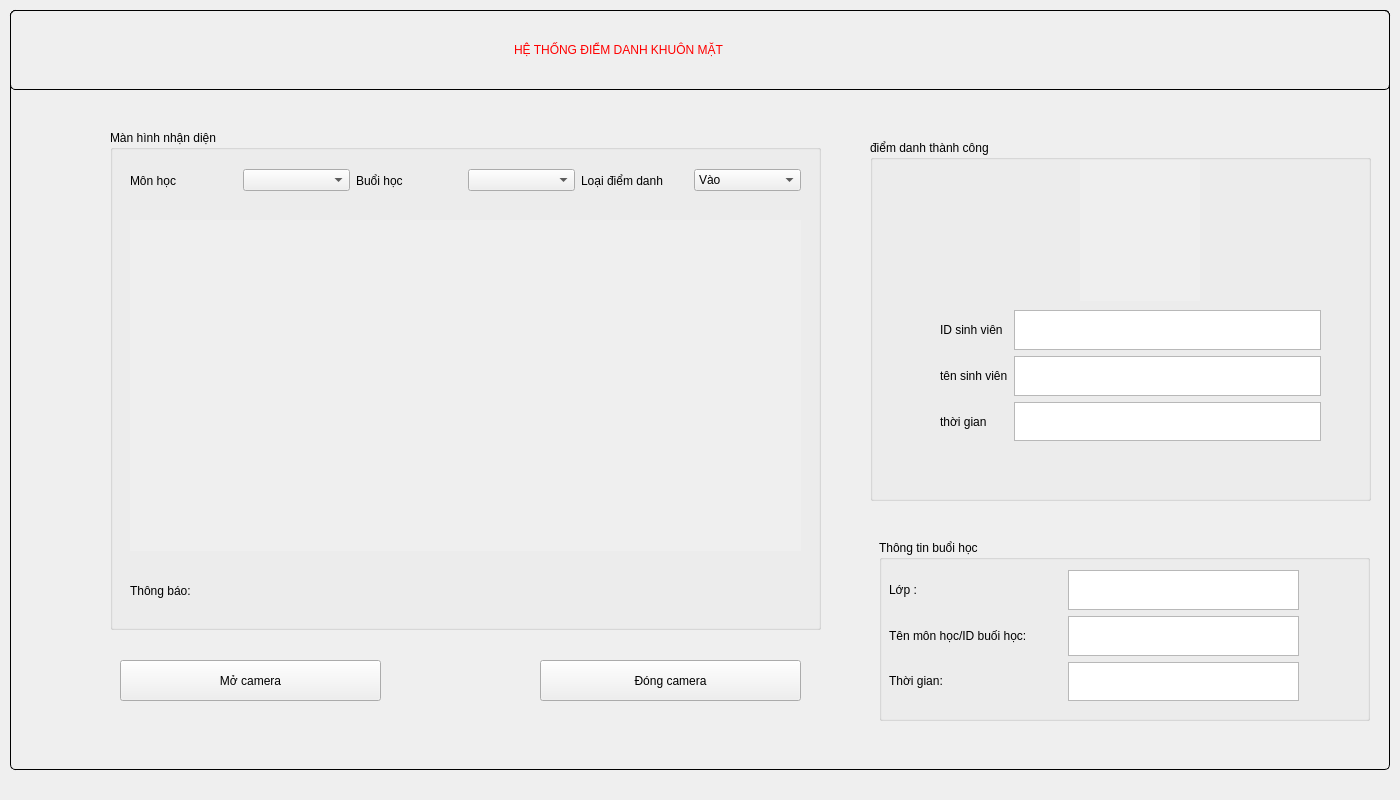
<?xml version="1.0" encoding="UTF-8"?>
<ui version="4.0">
 <class>Attendence</class>
 <widget class="QWidget" name="Attendence">
  <property name="geometry">
   <rect>
    <x>0</x>
    <y>0</y>
    <width>1400</width>
    <height>800</height>
   </rect>
  </property>
  <property name="windowTitle">
   <string>Form</string>
  </property>
  <widget class="QFrame" name="panel1">
   <property name="geometry">
    <rect>
     <x>0</x>
     <y>0</y>
     <width>1400</width>
     <height>780</height>
    </rect>
   </property>
   <property name="autoFillBackground">
    <bool>false</bool>
   </property>
   <property name="styleSheet">
    <string notr="true">#panel1{
	margin:10% 10% 10% 10%;
	border-radius: 5px;
	border:1px solid black;
}</string>
   </property>
   <property name="frameShape">
    <enum>QFrame::StyledPanel</enum>
   </property>
   <property name="frameShadow">
    <enum>QFrame::Raised</enum>
   </property>
   <widget class="QWidget" name="panel1_1" native="true">
    <property name="geometry">
     <rect>
      <x>10</x>
      <y>10</y>
      <width>1400</width>
      <height>80</height>
     </rect>
    </property>
    <property name="autoFillBackground">
     <bool>false</bool>
    </property>
    <property name="styleSheet">
     <string notr="true">#panel1_1{
	
}</string>
    </property>
    <widget class="QLabel" name="label1">
     <property name="geometry">
      <rect>
       <x>0</x>
       <y>0</y>
       <width>1380</width>
       <height>80</height>
      </rect>
     </property>
     <property name="styleSheet">
      <string notr="true">
#label1{
	font: 15pt &quot;Arial&quot;;
	padding-left:500px;	
	color:red;
	border:1px solid black;
	border-radius:5px
}

</string>
     </property>
     <property name="text">
      <string>HỆ THỐNG ĐIỂM DANH KHUÔN MẶT</string>
     </property>
    </widget>
   </widget>
   <widget class="QGroupBox" name="groupBox">
    <property name="geometry">
     <rect>
      <x>110</x>
      <y>130</y>
      <width>711</width>
      <height>500</height>
     </rect>
    </property>
    <property name="title">
     <string>Màn hình nhận diện</string>
    </property>
    <widget class="QWidget" name="horizontalLayoutWidget">
     <property name="geometry">
      <rect>
       <x>20</x>
       <y>20</y>
       <width>671</width>
       <height>61</height>
      </rect>
     </property>
     <layout class="QHBoxLayout" name="horizontalLayout">
      <item>
       <widget class="QLabel" name="label">
        <property name="text">
         <string>Môn học</string>
        </property>
       </widget>
      </item>
      <item>
       <widget class="QComboBox" name="comboBox_2">
        <property name="currentText">
         <string/>
        </property>
       </widget>
      </item>
      <item>
       <widget class="QLabel" name="label_7">
        <property name="text">
         <string>Buổi học</string>
        </property>
       </widget>
      </item>
      <item>
       <widget class="QComboBox" name="comboBox_6">
        <property name="currentText">
         <string/>
        </property>
       </widget>
      </item>
      <item>
       <widget class="QLabel" name="label_2">
        <property name="text">
         <string>Loại điểm danh</string>
        </property>
       </widget>
      </item>
      <item>
       <widget class="QComboBox" name="comboBox">
        <item>
         <property name="text">
          <string>Vào</string>
         </property>
        </item>
        <item>
         <property name="text">
          <string>Ra</string>
         </property>
        </item>
       </widget>
      </item>
     </layout>
    </widget>
    <widget class="QWidget" name="widget" native="true">
     <property name="geometry">
      <rect>
       <x>20</x>
       <y>90</y>
       <width>671</width>
       <height>331</height>
      </rect>
     </property>
     <property name="autoFillBackground">
      <bool>true</bool>
     </property>
    </widget>
    <widget class="QLabel" name="label_3">
     <property name="geometry">
      <rect>
       <x>20</x>
       <y>440</y>
       <width>671</width>
       <height>41</height>
      </rect>
     </property>
     <property name="text">
      <string>Thông báo:</string>
     </property>
    </widget>
   </widget>
   <widget class="QWidget" name="widget_2" native="true">
    <property name="geometry">
     <rect>
      <x>110</x>
      <y>640</y>
      <width>711</width>
      <height>80</height>
     </rect>
    </property>
    <widget class="QPushButton" name="pushButton_2">
     <property name="geometry">
      <rect>
       <x>10</x>
       <y>20</y>
       <width>261</width>
       <height>41</height>
      </rect>
     </property>
     <property name="styleSheet">
      <string notr="true">font: 75 10pt &quot;MS Shell Dlg 2&quot;;</string>
     </property>
     <property name="text">
      <string>Mở camera</string>
     </property>
    </widget>
    <widget class="QPushButton" name="pushButton_3">
     <property name="geometry">
      <rect>
       <x>430</x>
       <y>20</y>
       <width>261</width>
       <height>41</height>
      </rect>
     </property>
     <property name="styleSheet">
      <string notr="true">font: 75 10pt &quot;MS Shell Dlg 2&quot;;</string>
     </property>
     <property name="text">
      <string>Đóng camera</string>
     </property>
    </widget>
   </widget>
   <widget class="QGroupBox" name="groupBox_2">
    <property name="geometry">
     <rect>
      <x>870</x>
      <y>140</y>
      <width>501</width>
      <height>361</height>
     </rect>
    </property>
    <property name="title">
     <string>điểm danh thành công</string>
    </property>
    <widget class="QWidget" name="widget_3" native="true">
     <property name="geometry">
      <rect>
       <x>210</x>
       <y>20</y>
       <width>120</width>
       <height>141</height>
      </rect>
     </property>
     <property name="autoFillBackground">
      <bool>true</bool>
     </property>
    </widget>
    <widget class="QWidget" name="gridLayoutWidget">
     <property name="geometry">
      <rect>
       <x>70</x>
       <y>170</y>
       <width>381</width>
       <height>131</height>
      </rect>
     </property>
     <layout class="QGridLayout" name="gridLayout">
      <item row="2" column="0">
       <widget class="QLabel" name="label_6">
        <property name="text">
         <string>thời gian</string>
        </property>
       </widget>
      </item>
      <item row="0" column="0">
       <widget class="QLabel" name="label_4">
        <property name="text">
         <string>ID sinh viên</string>
        </property>
       </widget>
      </item>
      <item row="1" column="0">
       <widget class="QLabel" name="label_5">
        <property name="text">
         <string>tên sinh viên</string>
        </property>
       </widget>
      </item>
      <item row="0" column="1">
       <widget class="QTextEdit" name="textEdit"/>
      </item>
      <item row="2" column="1">
       <widget class="QTextEdit" name="textEdit_3"/>
      </item>
      <item row="1" column="1">
       <widget class="QTextEdit" name="textEdit_2"/>
      </item>
     </layout>
    </widget>
   </widget>
   <widget class="QGroupBox" name="groupBox_3">
    <property name="geometry">
     <rect>
      <x>879</x>
      <y>540</y>
      <width>491</width>
      <height>181</height>
     </rect>
    </property>
    <property name="title">
     <string>Thông tin buổi học</string>
    </property>
    <widget class="QWidget" name="verticalLayoutWidget">
     <property name="geometry">
      <rect>
       <x>10</x>
       <y>30</y>
       <width>161</width>
       <height>131</height>
      </rect>
     </property>
     <layout class="QVBoxLayout" name="verticalLayout">
      <item>
       <widget class="QLabel" name="label_10">
        <property name="text">
         <string>Lớp :</string>
        </property>
       </widget>
      </item>
      <item>
       <widget class="QLabel" name="label_12">
        <property name="text">
         <string>Tên môn học/ID buối học:</string>
        </property>
       </widget>
      </item>
      <item>
       <widget class="QLabel" name="label_11">
        <property name="text">
         <string>Thời gian:</string>
        </property>
       </widget>
      </item>
     </layout>
    </widget>
    <widget class="QWidget" name="verticalLayoutWidget_2">
     <property name="geometry">
      <rect>
       <x>189</x>
       <y>30</y>
       <width>231</width>
       <height>131</height>
      </rect>
     </property>
     <layout class="QVBoxLayout" name="verticalLayout_2">
      <item>
       <widget class="QTextEdit" name="textEdit_5"/>
      </item>
      <item>
       <widget class="QTextEdit" name="textEdit_6"/>
      </item>
      <item>
       <widget class="QTextEdit" name="textEdit_4"/>
      </item>
     </layout>
    </widget>
   </widget>
  </widget>
 </widget>
 <resources/>
 <connections/>
</ui>
